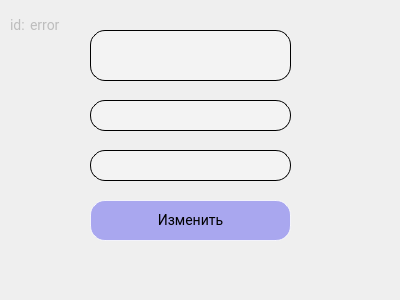
<?xml version="1.0" encoding="UTF-8"?>
<ui version="4.0">
 <class>Edit</class>
 <widget class="QWidget" name="Edit">
  <property name="geometry">
   <rect>
    <x>0</x>
    <y>0</y>
    <width>400</width>
    <height>300</height>
   </rect>
  </property>
  <property name="windowTitle">
   <string>Form</string>
  </property>
  <widget class="QTextEdit" name="fio">
   <property name="geometry">
    <rect>
     <x>90</x>
     <y>30</y>
     <width>201</width>
     <height>51</height>
    </rect>
   </property>
   <property name="styleSheet">
    <string notr="true">QTextEdit{
	box-sizing: border-box;
	border-radius: 15px;
	border: 1px solid #000000;
	background: #F3F3F3;
	font-family: Roboto;
	font-size: 14px;
	color: rgb(0, 0, 0);
}

QTextEdit:hover{
	border: 1px solid rgb(129, 127, 255);
}

QTextEdit:focus{
	border: 2px solid rgb(105, 103, 207)
}
</string>
   </property>
   <property name="html">
    <string>&lt;!DOCTYPE HTML PUBLIC &quot;-//W3C//DTD HTML 4.0//EN&quot; &quot;http://www.w3.org/TR/REC-html40/strict.dtd&quot;&gt;
&lt;html&gt;&lt;head&gt;&lt;meta name=&quot;qrichtext&quot; content=&quot;1&quot; /&gt;&lt;style type=&quot;text/css&quot;&gt;
p, li { white-space: pre-wrap; }
&lt;/style&gt;&lt;/head&gt;&lt;body style=&quot; font-family:'Roboto'; font-size:14px; font-weight:400; font-style:normal;&quot;&gt;
&lt;p style=&quot;-qt-paragraph-type:empty; margin-top:0px; margin-bottom:0px; margin-left:0px; margin-right:0px; -qt-block-indent:0; text-indent:0px; font-family:'MS Shell Dlg 2'; font-size:8.25pt;&quot;&gt;&lt;br /&gt;&lt;/p&gt;&lt;/body&gt;&lt;/html&gt;</string>
   </property>
   <property name="placeholderText">
    <string/>
   </property>
  </widget>
  <widget class="QTextEdit" name="good_r">
   <property name="geometry">
    <rect>
     <x>90</x>
     <y>100</y>
     <width>201</width>
     <height>31</height>
    </rect>
   </property>
   <property name="styleSheet">
    <string notr="true">QTextEdit{
	box-sizing: border-box;
	border-radius: 15px;
	border: 1px solid #000000;
	background: #F3F3F3;
	font-family: Roboto;
	font-size: 14px;
	color: rgba(0, 0, 0, 0.10);
}

QTextEdit:hover{
	border: 1px solid rgb(129, 127, 255);
}

QTextEdit:focus{
	border: 2px solid rgb(105, 103, 207)
}

</string>
   </property>
   <property name="html">
    <string>&lt;!DOCTYPE HTML PUBLIC &quot;-//W3C//DTD HTML 4.0//EN&quot; &quot;http://www.w3.org/TR/REC-html40/strict.dtd&quot;&gt;
&lt;html&gt;&lt;head&gt;&lt;meta name=&quot;qrichtext&quot; content=&quot;1&quot; /&gt;&lt;style type=&quot;text/css&quot;&gt;
p, li { white-space: pre-wrap; }
&lt;/style&gt;&lt;/head&gt;&lt;body style=&quot; font-family:'Roboto'; font-size:14px; font-weight:400; font-style:normal;&quot;&gt;
&lt;p style=&quot;-qt-paragraph-type:empty; margin-top:0px; margin-bottom:0px; margin-left:0px; margin-right:0px; -qt-block-indent:0; text-indent:0px; font-family:'MS Shell Dlg 2'; font-size:8.25pt;&quot;&gt;&lt;br /&gt;&lt;/p&gt;&lt;/body&gt;&lt;/html&gt;</string>
   </property>
   <property name="placeholderText">
    <string/>
   </property>
  </widget>
  <widget class="QTextEdit" name="bad_r">
   <property name="geometry">
    <rect>
     <x>90</x>
     <y>150</y>
     <width>201</width>
     <height>31</height>
    </rect>
   </property>
   <property name="styleSheet">
    <string notr="true">QTextEdit{
	box-sizing: border-box;
	border-radius: 15px;
	border: 1px solid #000000;
	background: #F3F3F3;
	font-family: Roboto;
	font-size: 14px;
	color: rgba(0, 0, 0, 0.10);
}

QTextEdit:hover{
	border: 1px solid rgb(129, 127, 255);
}

QTextEdit:focus{
	border: 2px solid rgb(105, 103, 207)
}

</string>
   </property>
   <property name="html">
    <string>&lt;!DOCTYPE HTML PUBLIC &quot;-//W3C//DTD HTML 4.0//EN&quot; &quot;http://www.w3.org/TR/REC-html40/strict.dtd&quot;&gt;
&lt;html&gt;&lt;head&gt;&lt;meta name=&quot;qrichtext&quot; content=&quot;1&quot; /&gt;&lt;style type=&quot;text/css&quot;&gt;
p, li { white-space: pre-wrap; }
&lt;/style&gt;&lt;/head&gt;&lt;body style=&quot; font-family:'Roboto'; font-size:14px; font-weight:400; font-style:normal;&quot;&gt;
&lt;p style=&quot;-qt-paragraph-type:empty; margin-top:0px; margin-bottom:0px; margin-left:0px; margin-right:0px; -qt-block-indent:0; text-indent:0px; font-family:'MS Shell Dlg 2'; font-size:8.25pt;&quot;&gt;&lt;br /&gt;&lt;/p&gt;&lt;/body&gt;&lt;/html&gt;</string>
   </property>
   <property name="placeholderText">
    <string/>
   </property>
  </widget>
  <widget class="QPushButton" name="edit">
   <property name="geometry">
    <rect>
     <x>90</x>
     <y>200</y>
     <width>201</width>
     <height>41</height>
    </rect>
   </property>
   <property name="styleSheet">
    <string notr="true">QPushButton{
background: rgba(121, 119, 239, 0.6);
border: 1px solid rgba(255, 255, 255, 0.77);
box-sizing: border-box;
border-radius: 15px;
font-family: Roboto;
font-size: 14px;
}

QPushButton:hover{
	background: rgb(129, 127, 255);
}

QPushButton:pressed{
	background: rgb(108, 106, 213);
	color: rgb(77, 77, 77);
}</string>
   </property>
   <property name="text">
    <string>Изменить</string>
   </property>
  </widget>
  <widget class="QLabel" name="label">
   <property name="geometry">
    <rect>
     <x>30</x>
     <y>10</y>
     <width>51</width>
     <height>31</height>
    </rect>
   </property>
   <property name="styleSheet">
    <string notr="true">font-family: Roboto;
font-size: 14px;
color: rgb(189, 189, 189)</string>
   </property>
   <property name="text">
    <string>error</string>
   </property>
  </widget>
  <widget class="QLabel" name="label_2">
   <property name="geometry">
    <rect>
     <x>10</x>
     <y>10</y>
     <width>16</width>
     <height>31</height>
    </rect>
   </property>
   <property name="styleSheet">
    <string notr="true">font-family: Roboto;
font-size: 14px;
color: rgb(189, 189, 189)</string>
   </property>
   <property name="text">
    <string>id: </string>
   </property>
  </widget>
 </widget>
 <resources/>
 <connections/>
</ui>
